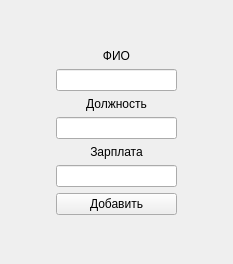
<?xml version="1.0" encoding="UTF-8"?>
<ui version="4.0">
 <class>w_add_empl</class>
 <widget class="QWidget" name="w_add_empl">
  <property name="geometry">
   <rect>
    <x>0</x>
    <y>0</y>
    <width>233</width>
    <height>264</height>
   </rect>
  </property>
  <property name="windowTitle">
   <string>Добавление сотрудника</string>
  </property>
  <layout class="QGridLayout" name="gridLayout_2">
   <item row="0" column="1">
    <spacer name="verticalSpacer_2">
     <property name="orientation">
      <enum>Qt::Vertical</enum>
     </property>
     <property name="sizeType">
      <enum>QSizePolicy::Expanding</enum>
     </property>
     <property name="sizeHint" stdset="0">
      <size>
       <width>20</width>
       <height>27</height>
      </size>
     </property>
    </spacer>
   </item>
   <item row="1" column="0">
    <spacer name="horizontalSpacer_2">
     <property name="orientation">
      <enum>Qt::Horizontal</enum>
     </property>
     <property name="sizeType">
      <enum>QSizePolicy::Fixed</enum>
     </property>
     <property name="sizeHint" stdset="0">
      <size>
       <width>45</width>
       <height>20</height>
      </size>
     </property>
    </spacer>
   </item>
   <item row="1" column="1">
    <layout class="QGridLayout" name="gridLayout">
     <item row="0" column="0">
      <widget class="QLabel" name="label">
       <property name="text">
        <string>ФИО</string>
       </property>
       <property name="alignment">
        <set>Qt::AlignCenter</set>
       </property>
      </widget>
     </item>
     <item row="1" column="0">
      <widget class="QLineEdit" name="line_edit_name"/>
     </item>
     <item row="2" column="0">
      <widget class="QLabel" name="label_3">
       <property name="text">
        <string>Должность</string>
       </property>
       <property name="alignment">
        <set>Qt::AlignCenter</set>
       </property>
      </widget>
     </item>
     <item row="3" column="0">
      <widget class="QLineEdit" name="line_edit_func"/>
     </item>
     <item row="4" column="0">
      <widget class="QLabel" name="label_2">
       <property name="text">
        <string>Зарплата</string>
       </property>
       <property name="alignment">
        <set>Qt::AlignCenter</set>
       </property>
      </widget>
     </item>
     <item row="5" column="0">
      <widget class="QLineEdit" name="line_edit_sal"/>
     </item>
     <item row="6" column="0">
      <widget class="QPushButton" name="but_func">
       <property name="text">
        <string>Добавить</string>
       </property>
      </widget>
     </item>
    </layout>
   </item>
   <item row="1" column="2">
    <spacer name="horizontalSpacer_5">
     <property name="orientation">
      <enum>Qt::Horizontal</enum>
     </property>
     <property name="sizeType">
      <enum>QSizePolicy::Fixed</enum>
     </property>
     <property name="sizeHint" stdset="0">
      <size>
       <width>45</width>
       <height>20</height>
      </size>
     </property>
    </spacer>
   </item>
   <item row="2" column="1">
    <spacer name="verticalSpacer">
     <property name="orientation">
      <enum>Qt::Vertical</enum>
     </property>
     <property name="sizeType">
      <enum>QSizePolicy::Expanding</enum>
     </property>
     <property name="sizeHint" stdset="0">
      <size>
       <width>20</width>
       <height>37</height>
      </size>
     </property>
    </spacer>
   </item>
  </layout>
 </widget>
 <resources/>
 <connections/>
</ui>
